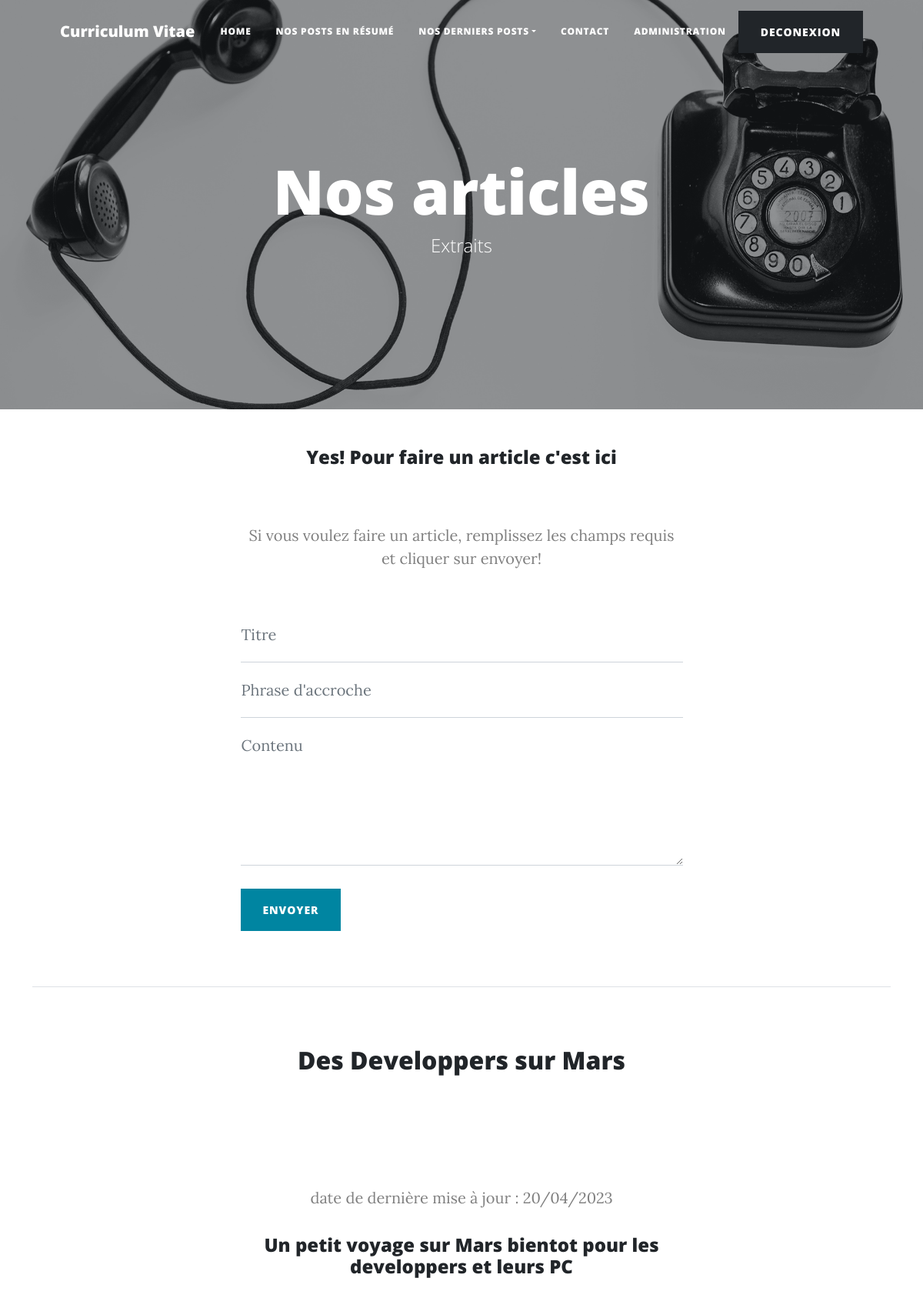
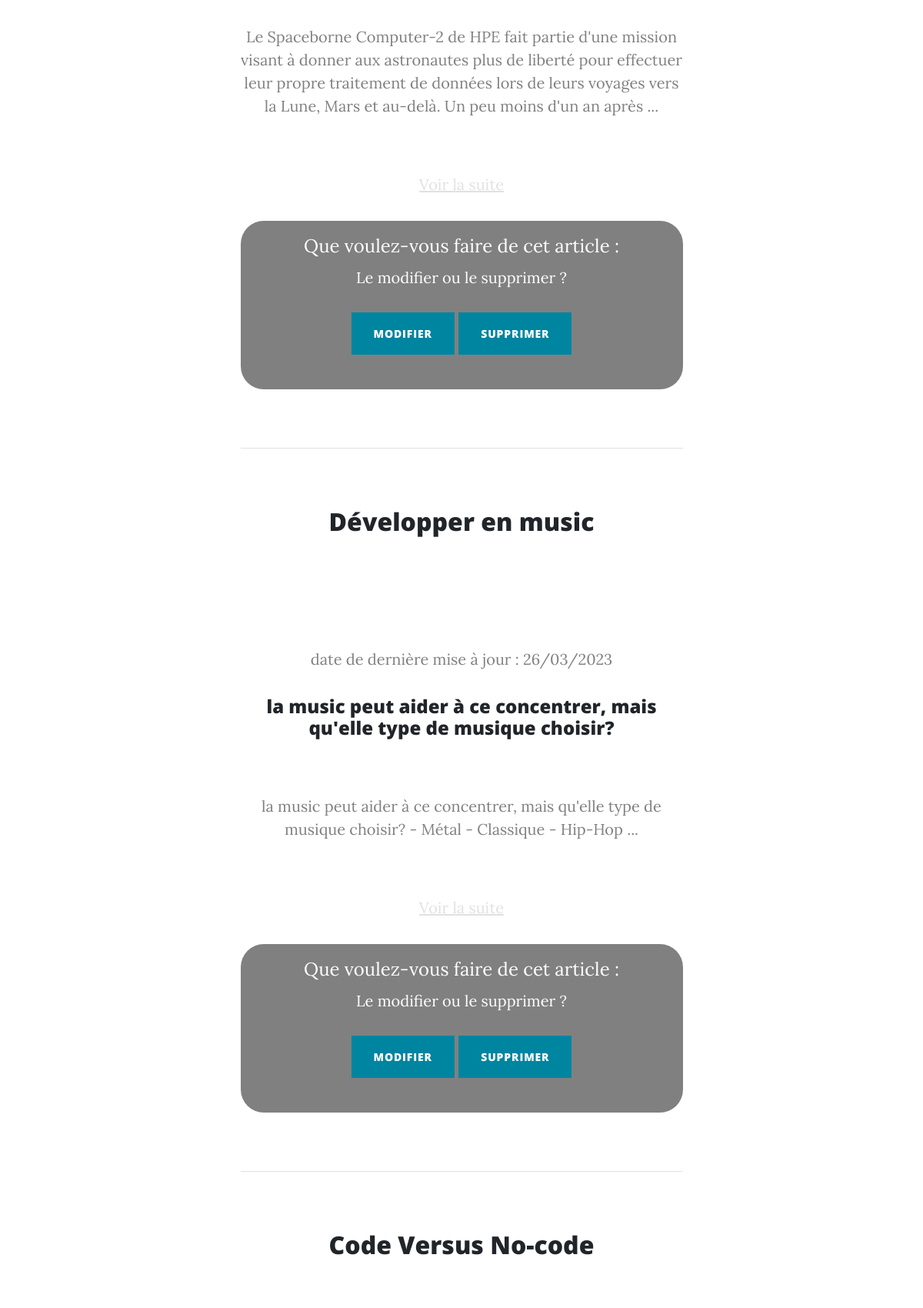
The app's page /public/index.php?page=post&action=list (signed in, upper part) with its own data (2 pictures, top to bottom).
### tables this page shows
CREATE TABLE `post` (
  `idPost` int NOT NULL,
  `user_idUser` int NOT NULL,
  `title` varchar(255) NOT NULL,
  `caption` longtext NOT NULL,
  `contentPost` longtext NOT NULL,
  `dateLastUpload` date NOT NULL
);

### App/Controllers/PostController.php (called while the page is built, shortened)
<?php
class PostController extends Controller{
    public function list(){
        $contents['posts'] = $this->postService->getAllPost();
        $this->render('posts');
    }
}

### public/index.php (called while the page is built, shortened)
<?php
require_once ROOT.'/App/Autoloader.php';
$action='show';
if(isset($_GET['action'])){
    $action = $_GET['action'];
}
$controller = new $nameController;
$controller->$action();

### App/Models/Post.php (called while the page is built, shortened)
<?php
class Post extends Model{
    public $idPost;
    public $contentPost;
    public $dateLastUpload;
    public function __construct($idPost=null, $title=null, $caption=null, $contentPost=null, $lastName=null, $firstName=null, $dateLastUpload=null){
        $this->idPost = $idPost;
        $this->title = $title;
        $this->caption = $caption;
        $this->contentPost = $contentPost;
        $this->dateLastUpload = $dateLastUpload;
    }
    public function getUrl(){
        return 'index.php?page=post&id=' . $this->idPost;
    }
    public function getExcerpt(){
        $excerpt = substr($this->contentPost, 0, 252);
        return $excerpt;
    }
    public function getDate(){
        $date = $this->dateLastUpload;
        return $date;
    }
}

### App/Lib/PostService.php (called while the page is built, shortened)
<?php
class PostService{
    private $db;
    public function __construct(){
        $this->db = new Db;
    }
    public function getAllPost(){
        $results = [];
        $query = $this->db->getPDO()->query("SELECT idPost, title, caption, contentPost, DATE_FORMAT(dateLastUpload, '%d/%m/%Y') AS dateLastUpload FROM post");
        $query->execute();
        $query=$query->fetchall();
        foreach($query as $data){
            $post= new Post($data['idPost'], $data['title'], $data['caption'], $data['contentPost'], null, null, $data['dateLastUpload']);
            array_push($results, $post);
        }
        return $results;
    }
}

### App/Lib/Database.php (called while the page is built, shortened)
<?php
class Database{
    private $pdo;
    public function __construct($dbName = 'blog_pro_p5', $dbUser = 'root', $dbPass ='#@root@#', $dbHost = 'localhost'){
        $this->pdo = new PDO('mysql:dbname=blog_pro_p5;host=localhost', 'root', '#@root@#');
        $this->pdo->setAttribute(PDO::ATTR_ERRMODE, PDO::ERRMODE_EXCEPTION);
    }
    public function getPDO(){
        return $this->pdo;
    }
}

### App/Autoloader.php (called while the page is built, shortened)
<?php
class Autoloader{
    static function autoload($class){
        if (strpos($class, __NAMESPACE__ . '\\') === 0){
            $class = str_replace (__NAMESPACE__.'\\', '', $class);
            $class = str_replace('\\', '/', $class);
        }
    }
}

### App/Models/Model.php (called while the page is built, shortened)
<?php
class Model{
    public function __get($key)
    {
        return $this->$key;
    }
}

### App/Views/templates/posts.php (the view, shortened to what this page needs)
<header class="masthead" style="background-image: url('/OCR_Blog_P5/public/assets/img/contact-bg.jpg')">
    <div class="container position-relative px-4 px-lg-5">
        <div class="row gx-4 gx-lg-5 justify-content-center">
            <div class="col-md-10 col-lg-8 col-xl-7">
                <div class="site-heading">
                    <h1>Nos articles</h1>
                    <span class="subheading">Extraits</span>
                </div>
            </div>
        </div>
    </div>
</header>
<main class="container mb-4">
    <?php if($this->userIsConnected()== true):?>
    <div class="mb-4">
        <div class="container px-4 px-lg-5">
            <div class="row gx-4 gx-lg-5 justify-content-center">
                <div class="col-md-10 col-lg-8 col-xl-7">
                    <h4 id="comment" style="text-align: center;">Yes! Pour faire un article c'est ici</h4>
                        <p>Si vous voulez faire un article, remplissez les champs requis et cliquer sur envoyer! </p>
                            <div class="my-5">
                                <form id="postForm" method="post" action="/OCR_Blog_P5/public/index.php?page=post&action=registerPost" onsubmit="alert('Votre article a bien été publié.'); return true;">
                                    <div class="form-floating">
                                        <input class="form-control" id="title" name="title" type="title" placeholder="Entrer un titre..." required="required"  value="" maxlength="80" />
                                        <label for="name">Titre</label>
                                    </div>
                                    <div class="form-floating">
                                        <input class="form-control" id="caption" name="caption" type="text" placeholder="Phrase d'accroche..." required="required"  value="" spellcheck maxlength="180" />
                                        <label for="name">Phrase d'accroche</label>
                                    </div>
                                    <div class="form-floating">
                                        <textarea class="form-control" id="contentPost" name="contentPost" type="textarea" placeholder="Entrer votre contenu ici..." style="height: 12rem" required="required" spellcheck ></textarea>
                                        <label for="message">Contenu</label>
                                    </div>
                                    <br />
                                    <button class="btn btn-primary text-uppercase" id="submitButton" type="submit" value="envoyer">envoyer</button>
                                </form>
                    </div>
                </div>
            </div>
        </div>
    </div>
    <?php endif; ?>
    <hr ALIGN="center" >
    <br></br>
    <div class="container px-4 px-lg-5">
        <div class="row gx-4 gx-lg-5 justify-content-center">
            <div class="col-md-10 col-lg-8 col-xl-7">
                <?php foreach($posts as $post): ?>
                <h2 style="text-align: center;"><a href="<?= $post->url?>"><?= $post->title; ?></a></h2>
                        <p><p>date de dernière mise à jour : <?= $post->date; ?></p>
                    <h4 style="text-align: center;"><?= $post->caption; ?></h4>
                        <p><?= $post->excerpt; ?> ...</p>
                        <p><a href="<?= $post->url?>">Voir la suite</a></p>
                        <?php if($this->userIsConnected()== true):?>
                            <div style="padding: 15px; background-color: grey;border-radius: 30px;">
                                <form style="text-align: center; color: white" id="statusCommentForm" method="post" action="/OCR_Blog_P5/public/index.php?page=post&action=adminPost" onsubmit="alert('Votre choix a bien été pris en compte.'); return true;">
                                    <fieldset>
                                        <legend>Que voulez-vous faire de cet article :</legend>
                                            <div style="text-align: center">
                                                <label for="statusSelect">Le modifier ou le supprimer ?</label>
                                                <br></br>
                                                    <button class="btn btn-primary text-uppercase" name="statusSelect"  type="submit" value="update">modifier</button>
                                                    <button class="btn btn-primary text-uppercase" name="statusSelect" type="submit" value="delete">Supprimer</button>
                                                <br></br>
                                            </div>
                                    </fieldset>
                                </form>
                                </div>
                        <?php endif; ?>
                        <br></br>
                        <hr ALIGN="center" >
                        <br></br>
                <?php endforeach; ?>
            </div>
        </div>
    </div>
</main>

### records on screen
post: title "Des Developpers sur Mars", date "20/04/2023", caption "Un petit voyage sur Mars bientot pour les developpers et leurs PC", excerpt "Le Spaceborne Computer-2 de HPE fait partie d'une mission visant à donner aux astronautes plus de liberté pour effectuer leur propre traitement de données lors de leurs voyages vers la Lune, Mars et au-delà. Un peu moins d'un an après"
post: title "Développer en music", date "26/03/2023", caption "la music peut aider à ce concentrer, mais qu'elle type de musique choisir?", contentPost "la music peut aider à ce concentrer, mais qu'elle type de musique choisir? - Métal - Classique - Hip-Hop"
post: title "Code Versus No-code"
